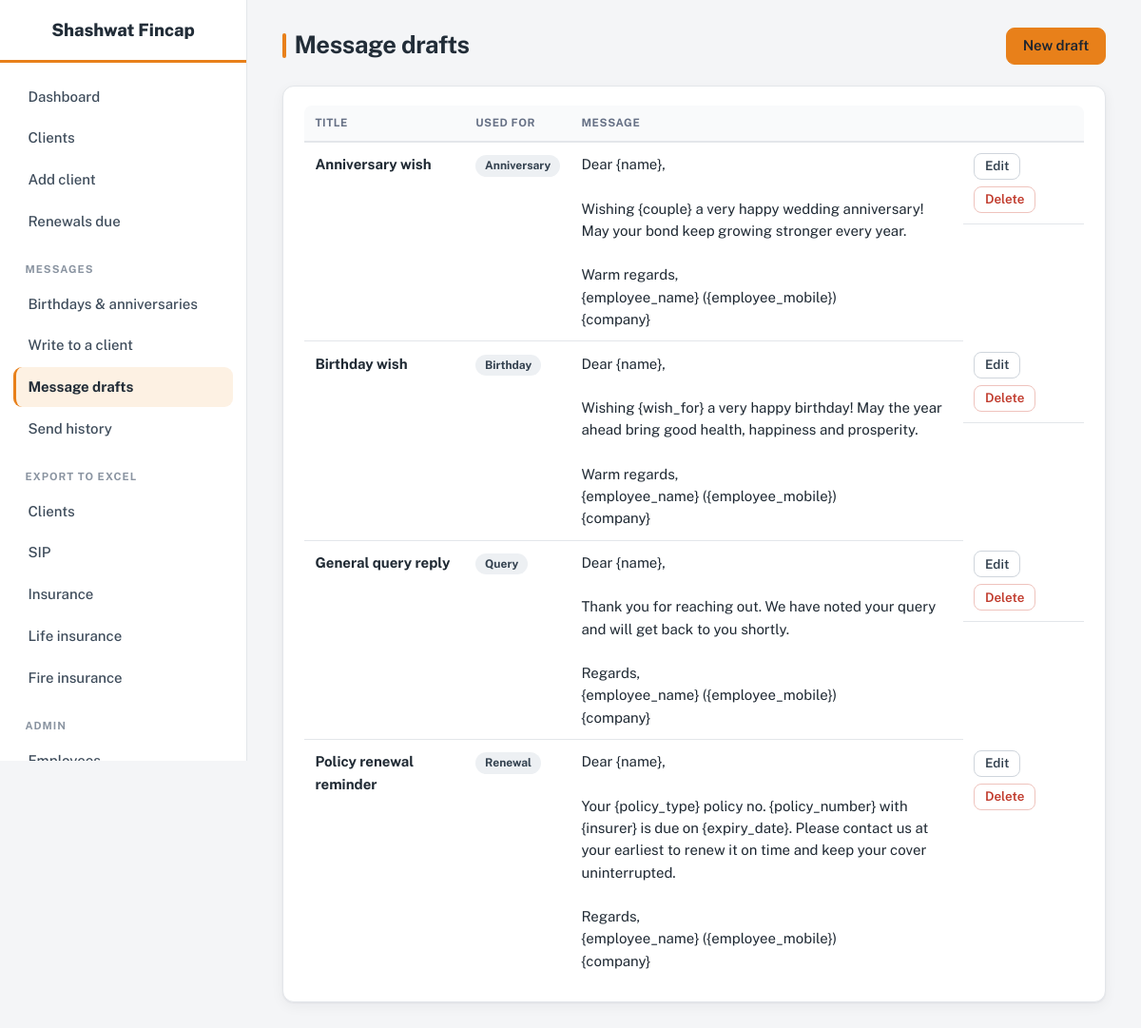
Page /messages/templates (signed in) on the committed database.
### models.py (models this page shows)
class MessageTemplate(db.Model):
    id = db.Column(db.Integer, primary_key=True)
    title = db.Column(db.String(120), nullable=False)
    category = db.Column(db.String(20), default="general")  # birthday|anniversary|renewal|query|general
    subject = db.Column(db.String(200), default="")
    body = db.Column(db.Text, nullable=False)
    created_at = db.Column(db.DateTime, default=datetime.utcnow)

### app.py (the view)
@app.route("/messages/templates")
@perm_required("messages")
def templates_list():
    return render_template("templates_list.html", items=MessageTemplate.query.order_by(
        MessageTemplate.category, MessageTemplate.title).all())

### app.py (called while the page is built)
@login_manager.user_loader
def load_user(uid):
    return db.session.get(User, int(uid))

def today():
    return (datetime.utcnow() + timedelta(hours=5, minutes=30)).date()

def perm_required(*perms):
    def deco(f):
        @wraps(f)
        def w(*a, **k):
            if not current_user.is_authenticated:
                return login_manager.unauthorized()
            if not all(current_user.can(p) for p in perms):
                abort(403)
            return f(*a, **k)
        return w
    return deco

def logo_url():
    for ext in ("png", "svg", "jpg", "jpeg", "webp"):
        if os.path.exists(os.path.join(app.static_folder, f"logo.{ext}")):
            return url_for("static", filename=f"logo.{ext}")
    return os.getenv("LOGO_URL") or DEFAULT_LOGO

def email_enabled():
    if messaging.email_configured():
        return True
    try:
        return db.session.query(User.id).filter(User.smtp_password.isnot(None)).first() is not None
    except Exception:  # noqa
        db.session.rollback()
        return False

@app.context_processor
def inject():
    return dict(COMPANY=COMPANY, WEBSITE=WEBSITE, today=today(), logo=logo_url(), shared_mail=SHARED_MAIL,
                email_ok=email_enabled(), wa_api_ok=messaging.whatsapp_api_configured())

@app.after_request
def headers(resp):
    resp.headers["X-Frame-Options"] = "DENY"
    resp.headers["X-Content-Type-Options"] = "nosniff"
    resp.headers["Referrer-Policy"] = "same-origin"
    return resp

### messaging.py (called while the page is built)
def _smtp_settings():
    user = (os.getenv("SMTP_USER") or "").strip()
    pw = (os.getenv("SMTP_PASSWORD") or "").replace(" ", "")  # Google shows the App Password with spaces
    return user, pw

def email_api_provider():
    p = (os.getenv("EMAIL_API") or "").strip().lower()
    if p == "gmail":
        need = ("GMAIL_CLIENT_ID", "GMAIL_CLIENT_SECRET", "GMAIL_REFRESH_TOKEN")
        return "gmail" if all((os.getenv(k) or "").strip() for k in need) else ""
    return p if p in ("resend", "brevo") and (os.getenv("EMAIL_API_KEY") or "").strip() else ""

def email_configured():
    if email_api_provider():
        return True
    user, pw = _smtp_settings()
    placeholder = user.startswith("youraddress") or pw.startswith("your-16")
    return bool(user and pw and not placeholder)

def whatsapp_api_configured():
    return bool(os.getenv("WHATSAPP_TOKEN"))

### models.py (called while the page is built)
    @property
    def is_active(self):
        return self.is_active_user

    @property
    def is_owner(self):
        return self.role == "owner"

### templates/templates_list.html
{% extends "base.html" %}{% block title %}Message drafts{% endblock %}
{% block content %}
<div class="topbar"><h1>Message drafts</h1>{% if current_user.can('add') %}<a class="btn gold" href="{{ url_for('template_edit') }}">New draft</a>{% endif %}</div>
<div class="panel scroll">
<table class="t"><thead><tr><th>Title</th><th>Used for</th><th>Message</th><th></th></tr></thead><tbody>
{% for t in items %}
<tr><td><b>{{ t.title }}</b></td><td><span class="pill">{{ t.category|title }}</span></td>
<td style="white-space:pre-wrap;max-width:520px">{{ t.body }}</td>
<td class="actions">{% if current_user.can('edit') %}<a class="btn alt sm" href="{{ url_for('template_edit', tid=t.id) }}">Edit</a>{% endif %}
{% if current_user.can('delete') %}<form method="post" action="{{ url_for('template_delete', tid=t.id) }}" onsubmit="return confirm('Delete this draft?')"><input type="hidden" name="csrf_token" value="{{ csrf_token() }}"><button class="btn danger sm">Delete</button></form>{% endif %}</td></tr>
{% else %}<tr><td colspan="4" class="muted">No drafts yet.</td></tr>{% endfor %}
</tbody></table></div>
{% endblock %}

### templates/base.html (shortened to what this page needs)
<!doctype html>
<html lang="en">
<head>
<link rel="stylesheet" href="{{ url_for('static', filename='style.css') }}">
</head>
<body>
<div class="app">
  <aside class="side">
    <a class="brand" href="{{ url_for('dashboard') }}" aria-label="{{ COMPANY }} home">
      <span class="brand-text" style="display:none">{{ COMPANY }}</span>
    </a>
    {% set ep = request.endpoint or '' %}
    <a class="nav {{ 'active' if ep=='dashboard' }}" href="{{ url_for('dashboard') }}">Dashboard</a>
    {% if current_user.can('clients') %}
      <a class="nav {{ 'active' if ep in ('clients','client_detail','client_edit') }}" href="{{ url_for('clients') }}">Clients</a>
    {% endif %}
    {% if current_user.can('add') and current_user.can('clients') %}
      <a class="nav {{ 'active' if ep=='client_new' }}" href="{{ url_for('client_new') }}">Add client</a>
    {% endif %}
    {% if current_user.can('policies') %}
      <a class="nav {{ 'active' if ep=='renewals' }}" href="{{ url_for('renewals') }}">Renewals due</a>
    {% endif %}
    {% if current_user.can('messages') %}
      <div class="sep">Messages</div>
      <a class="nav {{ 'active' if ep=='occasions' }}" href="{{ url_for('occasions') }}">Birthdays &amp; anniversaries</a>
      <a class="nav {{ 'active' if ep=='compose' }}" href="{{ url_for('compose') }}">Write to a client</a>
      <a class="nav {{ 'active' if ep in ('templates_list','template_edit') }}" href="{{ url_for('templates_list') }}">Message drafts</a>
      <a class="nav {{ 'active' if ep=='logs' }}" href="{{ url_for('logs') }}">Send history</a>
    {% endif %}
    {% if current_user.can('export') %}
      <div class="sep">Export to Excel</div>
      {% if current_user.can('clients') %}<a class="nav" href="{{ url_for('export', what='clients') }}">Clients</a>{% endif %}
      {% if current_user.can('policies') %}
        <a class="nav" href="{{ url_for('export', what='sip') }}">SIP</a>
        <a class="nav" href="{{ url_for('export', what='insurance') }}">Insurance</a>
        <a class="nav" href="{{ url_for('export', what='life') }}">Life insurance</a>
        <a class="nav" href="{{ url_for('export', what='fire') }}">Fire insurance</a>
      {% endif %}
    {% endif %}
    {% if current_user.is_owner %}
      <div class="sep">Admin</div>
      <a class="nav {{ 'active' if ep in ('employees','employee_edit') }}" href="{{ url_for('employees') }}">Employees</a>
    {% endif %}
  </aside>
  <main class="main">
    {% block content %}{% endblock %}
  </main>
</div>
</body>
</html>

### static/style.css (style rules this page uses)
:root { --accent:#e8801a; --accent-dark:#cf6d0c; --accent-soft:#fdf1e3; --brand:#33414f; --brand-dark:#222d38; --bg:#f4f5f7; --card:#ffffff; --line:#e3e6ea; --line-strong:#cfd5dc; --text:#1f2933; --muted:#667085; --ok:#1f8a5b; --bad:#c0392b; --radius:12px; --shadow:0 1px 2px rgba(16,24,40,.05),0 4px 14px rgba(16,24,40,.05); --ink:var(--brand); --ink-2:var(--brand-dark); --brass:var(--accent); --brass-soft:var(--accent-soft); --paper:var(--bg); }
* { box-sizing:border-box }
html { scroll-behavior:smooth }
body { margin:0;font-family:"Public Sans",system-ui,-apple-system,"Segoe UI",sans-serif;background:var(--bg);color:var(--text);font-size:15px;line-height:1.55;-webkit-font-smoothing:antialiased }
h1,h2,h3 { font-family:"Public Sans",system-ui,sans-serif;font-weight:700;letter-spacing:-.015em;color:var(--brand-dark);margin-top:0 }
h1 { font-size:1.6rem;margin:0;line-height:1.25 }
a { color:var(--brand);text-decoration-color:rgba(232,128,26,.6);text-underline-offset:2px }
.app { display:flex;min-height:100vh }
.side { width:260px;background:#fff;border-right:1px solid var(--line);padding:0 .85rem 1rem;position:sticky;top:0;height:100vh;overflow-y:auto;display:flex;flex-direction:column;flex-shrink:0 }
.brand { display:flex;align-items:center;justify-content:center;text-decoration:none;padding:1.15rem .6rem 1rem;margin:0 -.85rem .9rem;border-bottom:3px solid var(--accent);background:#fff }
.brand-text { font-weight:800;font-size:1.15rem;color:var(--brand-dark) }
.side a.nav { display:flex;align-items:center;color:#3d4b5a;text-decoration:none;padding:.58rem .8rem;border-radius:9px;margin-bottom:2px;font-weight:500;border-left:3px solid transparent;transition:background .15s,color .15s }
.side a.nav.active { background:var(--accent-soft);color:var(--brand-dark);font-weight:700;border-left-color:var(--accent) }
.side .sep { font-size:.7rem;font-weight:700;letter-spacing:.09em;text-transform:uppercase;color:#8a94a1;margin:1.2rem .8rem .4rem }
.main { flex:1;min-width:0;padding:1.8rem 2.3rem 3rem;max-width:1500px }
.topbar { display:flex;justify-content:space-between;align-items:center;gap:1rem;margin-bottom:1.4rem;flex-wrap:wrap }
.topbar h1 { position:relative;padding-left:.8rem }
.topbar h1::before { content:"";position:absolute;left:0;top:.2rem;bottom:.2rem;width:4px;border-radius:4px;background:var(--accent) }
.panel { background:var(--card);border:1px solid var(--line);border-radius:var(--radius);padding:1.25rem 1.4rem;margin-bottom:1.25rem;box-shadow:var(--shadow) }
table.t { width:100%;border-collapse:collapse }
table.t th { text-align:left;font-weight:700;color:var(--muted);font-size:.72rem;letter-spacing:.05em;text-transform:uppercase;padding:.6rem .7rem;border-bottom:2px solid var(--line);white-space:nowrap;background:#f9fafb }
table.t th:first-child { border-top-left-radius:8px }
table.t th:last-child { border-top-right-radius:8px }
table.t td { padding:.7rem;border-bottom:1px solid var(--line);vertical-align:top }
table.t tbody tr:last-child td { border-bottom:0 }
.scroll { overflow-x:auto }
.btn { display:inline-flex;align-items:center;justify-content:center;gap:.4rem;border:1px solid var(--brand);background:var(--brand);color:#fff;padding:.54rem 1.05rem;border-radius:9px;text-decoration:none;cursor:pointer;font:inherit;font-weight:600;line-height:1.3;transition:background .15s,border-color .15s,box-shadow .15s }
.btn.alt { background:#fff;color:var(--brand);border-color:var(--line-strong) }
.btn.gold { background:var(--accent);border-color:var(--accent);color:#1b2430 }
.btn.danger { background:#fff;color:var(--bad);border-color:#efc3bd }
.btn.sm { padding:.26rem .68rem;font-size:.84rem;border-radius:8px }
.pill { display:inline-block;padding:.12rem .62rem;border-radius:99px;font-size:.75rem;font-weight:700;background:#edf0f3;color:var(--brand) }
.actions { display:flex;gap:.45rem;flex-wrap:wrap;align-items:center }
.actions form { margin:0 }

### rows in the picture
MessageTemplate: title "Anniversary wish", category "Anniversary", body "Dear {name}, Wishing {couple} a very happy wedding anniversary! May your bond keep growing stronger every year. Warm regards, {employee_name} ({employee_mobile}) {company}"
MessageTemplate: title "Birthday wish", category "Birthday", body "Dear {name}, Wishing {wish_for} a very happy birthday! May the year ahead bring good health, happiness and prosperity. Warm regards, {employee_name} ({employee_mobile}) {company}"
MessageTemplate: title "General query reply", category "Query", body "Dear {name}, Thank you for reaching out. We have noted your query and will get back to you shortly. Regards, {employee_name} ({employee_mobile}) {company}"
MessageTemplate: title "Policy renewal reminder", category "Renewal", body "Dear {name}, Your {policy_type} policy no. {policy_number} with {insurer} is due on {expiry_date}. Please contact us at your earliest to renew it on time and keep your cover uninterrupted. Regards, {employee_name} ({employee_mobile}) {company}"

### other values in the picture
{{ COMPANY }} "Shashwat Fincap"
